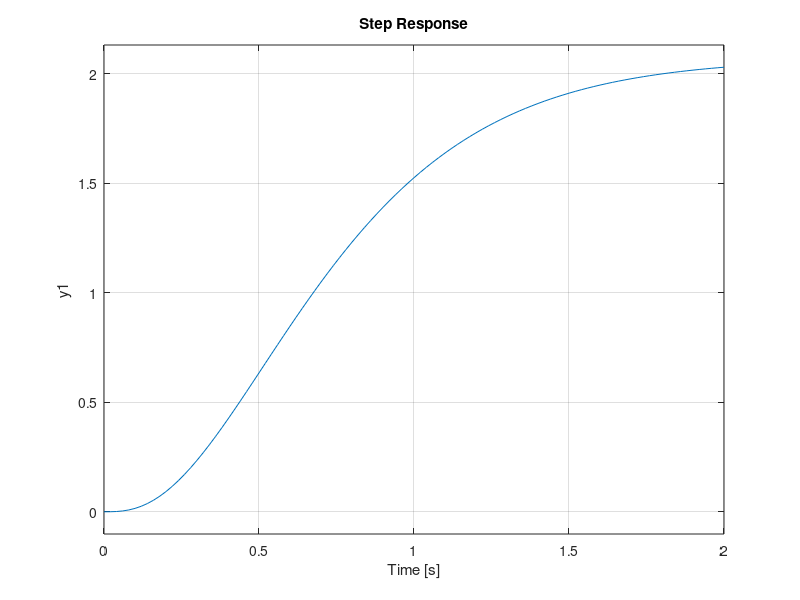
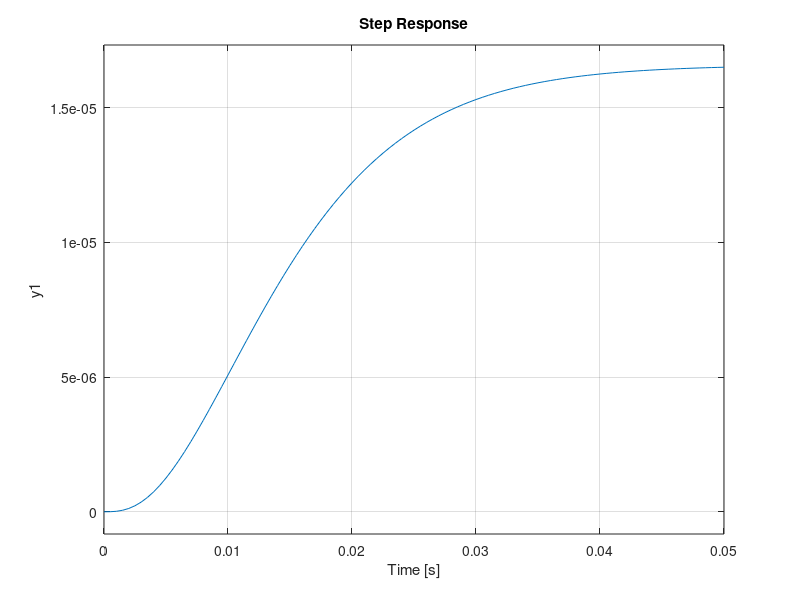

Source code (MATLAB) for these figures, in order:
clear;clc;
g = 9.8;
M = 0.2 + 0.434;
y = 0.03;
c = 0.3;
R = 50;
L = 0.2;
A = [0,1,0;g/y,0,+(2*c/M)*sqrt(g*M*y/c)/y;0,0,-R/L];
B  = [0;0;1/L];
C = [1 0 0 ];
D = 0;

% syms L1 L2 L3 s
% AL = A2 - [L1; L2; L3]*C;
% det(s*eye(3) - AL)

p1 = [-5 -4 -3];
L1 = place(A',C',p1)';
AL1 = A - L1 * C;
sys = ss(AL1,B,C,D);
figure
step(sys);

p2 = [-250 -200 -150];
L2 = place(A',C',p2)';
AL2 = A - L2 * C;
sys = ss(AL2,B,C,D);
figure
step(sys);
